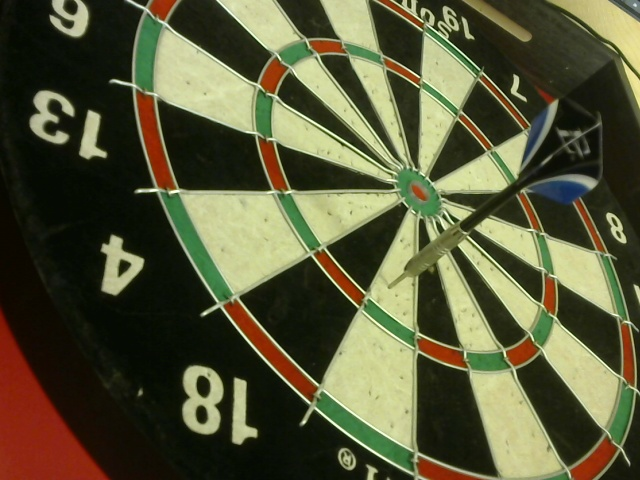
#> input picture Allan/dart_in_board.jpg, 640 x 480 px
$ python corner_detection_test.py
#> lines starting #> are read from the running program, lines starting #| are printed output that depends on the picture; after the words box and inside, x2 and y2 are one past the last pixel; in counts of white or black regions, pixels touching at a corner belong together; long printed decimals are rounded
import cv2
import os
import numpy as np
import matplotlib.pyplot as plt
import time
import math
import pickle

def dist(x1,y1, x2,y2, x3,y3): # x3,y3 is the point
    px = x2-x1
    py = y2-y1

    something = px*px + py*py

    u =  ((x3 - x1) * px + (y3 - y1) * py) / float(something)

    if u > 1:
        u = 1
    elif u < 0:
        u = 0

    x = x1 + u * px
    y = y1 + u * py

    dx = x - x3
    dy = y - y3

    # Note: If the actual distance does not matter,
    # if you only want to compare what this function
    # returns to other results of this function, you
    # can just return the squared distance instead
    # (i.e. remove the sqrt) to gain a little performance

    dist = math.sqrt(dx*dx + dy*dy)

    return dist


def filterCorners(corners, img):
    cornerdata = []
    tt = 0
    mean_corners = np.mean(corners, axis=0)
    print(f"Mean corners: {mean_corners}")
    for i in corners:
        xl, yl = i.ravel()
        # filter noise to only get dart arrow
        ## threshold important -> make accessible
        if abs(mean_corners[0][0] - xl) > 200: #originally set to 180
            cornerdata.append(tt)
        if abs(mean_corners[0][1] - yl) > 50: #originally set to 120
            cornerdata.append(tt)
        tt += 1
    corners_new = np.delete(corners, cornerdata, axis=0)  # delete corners to form new array

    # Display filtered corners
    for i in corners_new:
        xl, yl = i.ravel()
        cv2.circle(img, (xl, yl), 3, (0, 255, 0), -1)  # Green circles for filtered corners

    plt.imshow(cv2.cvtColor(img, cv2.COLOR_BGR2RGB))
    plt.title("Filtered Corners")
    plt.show()

    return corners_new

def filterCornersLine(corners, rows, cols, img):
    [vx, vy, x, y] = cv2.fitLine(corners, cv2.DIST_HUBER, 0, 0.1, 0.1)
    lefty = int((-x.item() * vy.item() / vx.item()) + y.item())
    righty = int(((cols - x.item()) * vy.item() / vx.item()) + y.item())

    print(f"lefty value is this {lefty}, righty value is {righty}")

    cornerdata = []
    tt = 0
    for i in corners:
        xl, yl = i.ravel()
        # check distance to fitted line, only draw corners within certain range
        distance = dist(0, lefty, cols - 1, righty, xl, yl)
        if distance > 20:  ## threshold important -> make accessible, intiali value 40
            cornerdata.append(tt)
        tt += 1
    corners_final = np.delete(corners, cornerdata, axis=0)  # delete corners to form new array

    # # Print the final corners
    # print("Filtered Corners:")
    # for corner in corners_final:
    #     print(corner.ravel())

    # Visualization
    for i in corners:
        xl, yl = i.ravel()
        cv2.circle(img, (xl, yl), 3, (255, 0, 0), -1)  # Red circles for original corners
    for i in corners_final:
        xl, yl = i.ravel()
        cv2.circle(img, (xl, yl), 3, (0, 255, 0), -1)  # Green circles for filtered corners
    cv2.line(img, (0, lefty), (cols - 1, righty), (0, 255, 255), 2)  # Yellow line for fitted line

    plt.imshow(cv2.cvtColor(img, cv2.COLOR_BGR2RGB))
    plt.title("Filtered Corners and Fitted Line")
    plt.show()

    return corners_final

def detectAndDisplayCorners(img):
    # Convert image to grayscale
    gray_img = cv2.cvtColor(img, cv2.COLOR_BGR2GRAY)

    # Apply GaussianBlur to the frame
    blur = cv2.GaussianBlur(gray_img, (5, 5), 0)

    # Apply threshold to the frame
    _, thresh = cv2.threshold(blur, 60, 255, cv2.THRESH_BINARY)

    # Shi-Tomasi corner detection function
    # We are detecting only 100 best corners here
    # You can change the number to get desired result.
    corners = cv2.goodFeaturesToTrack(blur, 640, 0.0008, 1, mask=None, blockSize=3, useHarrisDetector=1, k=0.08)

    # Convert corners values to integer
    # So that we will be able to draw circles on them
    corners = np.int64(corners)

    # Draw red color circles on all corners
    for i in corners:
        x, y = i.ravel()
        cv2.circle(img, (x, y), 3, (255, 0, 0), -1)

    # Display detected corners
    plt.imshow(cv2.cvtColor(img, cv2.COLOR_BGR2RGB))
    plt.title("Detected Corners")
    plt.show()

    return corners

# Example usage in main function
if __name__ == "__main__":
    # Construct the absolute path to the image file
    script_dir = os.path.dirname(__file__)
    image_path = os.path.join(script_dir, 'dart_in_board.jpg')

    # Verify the constructed path
    print(f"Attempting to read image from: {image_path}")

    # Open the image file
    img = cv2.imread(image_path)
#> img is the input picture: shape (480, 640, 3); mean B, G, R 57.3, 87.3, 87.3

    if img is None:
        print(f"Cannot read image from {image_path}")
        exit()

    # Detect and display corners
    corners = detectAndDisplayCorners(img)
#> in detectAndDisplayCorners, `_, thresh = cv2.threshold(blur, 60, 255, cv2.THRESH_BINARY)`:
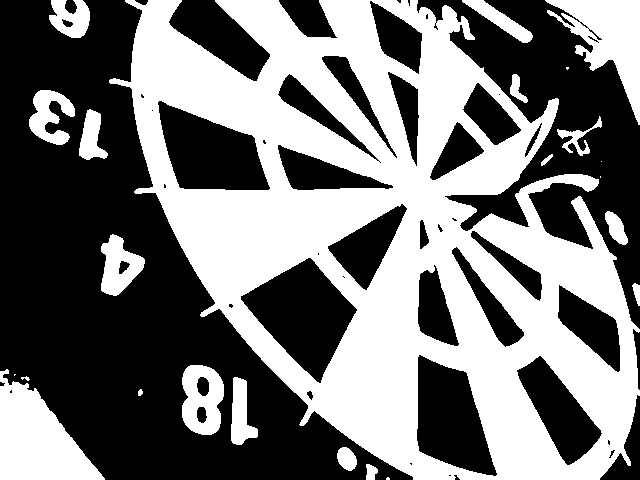
#> thresh: shape (480, 640); 46.6% white; 24 white regions (5 under 20 px), largest, box (x1, y1, x2, y2) and area: (109, 0, 640, 480) 120394, (0, 369, 105, 480) 6568, (545, 0, 640, 125) 5138
#> in detectAndDisplayCorners, `corners = cv2.goodFeaturesToTrack(blur, 640, 0.0008, 1, mask=None, blo..`: corners = 640 rows, first 8: [202, 314], [514, 75], [137, 191], [302, 423], [635, 286], [525, 100], [409, 7], [215, 303]
#> the loop in detectAndDisplayCorners, `for i in corners:` made 640 passes
#> after the loop in detectAndDisplayCorners, `for i in corners:`:
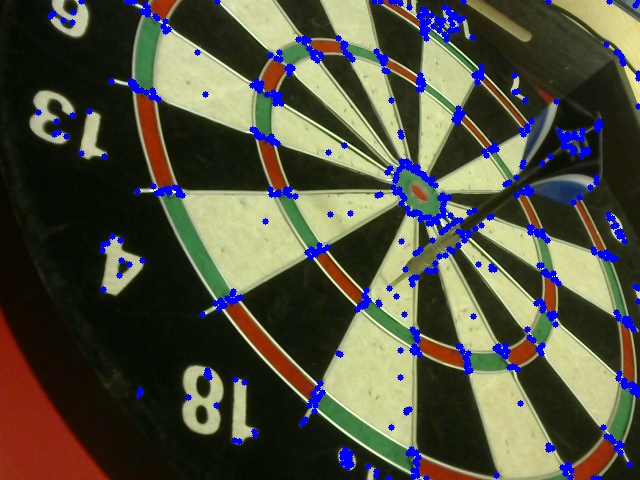
#> img: shape (480, 640, 3); 4.77% of pixels changed, all inside (x1, y1, x2, y2) = (35, 0, 640, 480)


    # Convert image to grayscale
    gray_img = cv2.cvtColor(img, cv2.COLOR_BGR2GRAY)

    # Apply GaussianBlur to the frame
    blur = cv2.GaussianBlur(gray_img, (5, 5), 0)
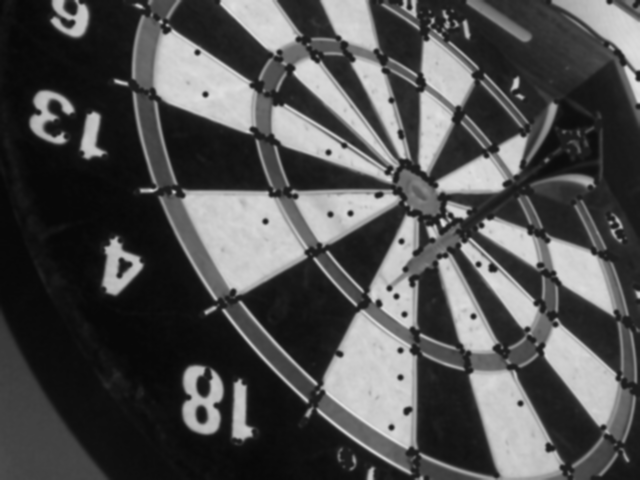
#> blur: shape (480, 640); min 7, max 223, mean 79.3

    # Apply threshold to the frame
    _, thresh = cv2.threshold(blur, 60, 255, cv2.THRESH_BINARY)
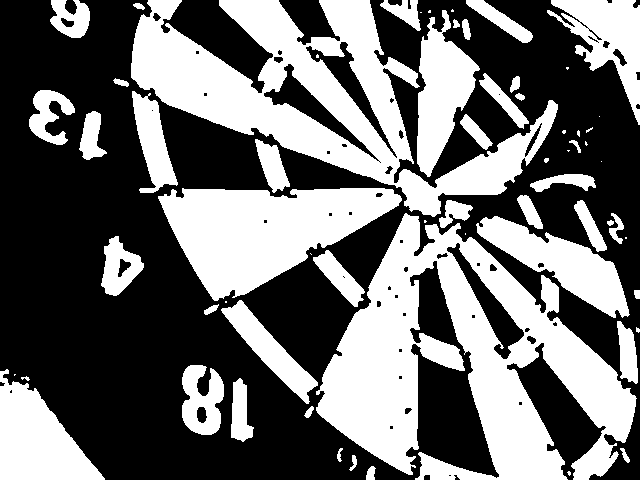
#> thresh: shape (480, 640); 42.9% white; 64 white regions (20 under 20 px), largest, box (x1, y1, x2, y2) and area: (316, 213, 637, 480) 39619, (131, 0, 558, 217) 31468, (158, 188, 402, 301) 15851


    # Filter and display corners
    filtered_corners = filterCorners(corners, img)
#> in filterCorners, `mean_corners = np.mean(corners, axis=0)`: mean_corners = [[405.7, 213.6]]
#| Mean corners: [[405.728 213.606 ]]
#> the loop in filterCorners, `for i in corners:` made 640 passes
#> after the loop in filterCorners, `for i in corners:`: cornerdata = 605 values from 0 to 639; tt = 640
#> in filterCorners, `corners_new = np.delete(corners, cornerdata, axis=0)`: corners_new = 133 rows, first 8: [270, 189], [475, 228], [529, 227], [393, 187], [289, 189], [443, 215], [445, 229], [310, 257]
#> the loop in filterCorners, `for i in corners_new:` made 133 passes
#> (xl, yl) on passes 1 to 12: (270, 189), (475, 228), (529, 227), (393, 187), (289, 189), (443, 215), (445, 229), (310, 257), (407, 208), (460, 220), (531, 227), (516, 177)
#> after the loop in filterCorners, `for i in corners_new:`:
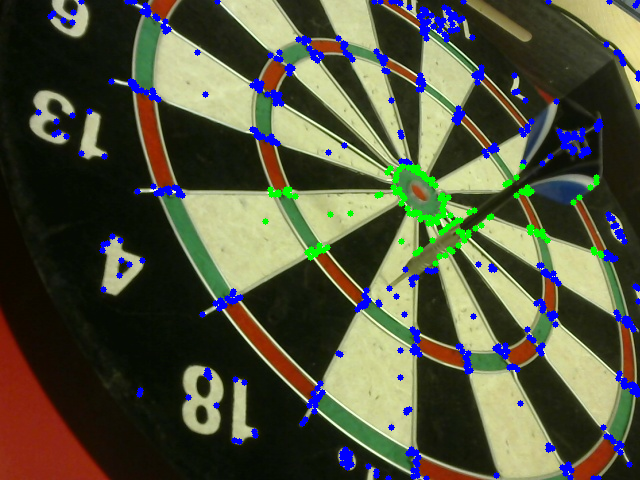
#> img: shape (480, 640, 3); 1.03% of pixels changed, all inside (x1, y1, x2, y2) = (262, 163, 605, 267)
#> filtered_corners has the same summary as corners_new in filterCorners

    # Further filter corners using line fitting
    rows, cols = img.shape[:2]
#> rows = 480; cols = 640
    final_corners = filterCornersLine(filtered_corners, rows, cols, img)
#> in filterCornersLine, `[vx, vy, x, y] = cv2.fitLine(corners, cv2.DIST_HUBER, 0, 0.1, 0.1)`: vx = [0.992]; vy = [0.129]; x = [413.4]; y = [211.7]
#> in filterCornersLine, `lefty = int((-x.item() * vy.item() / vx.item()) + y.item())`: lefty = 157
#> in filterCornersLine, `righty = int(((cols - x.item()) * vy.item() / vx.item()) + y.item())`: righty = 241
#| lefty value is this 157, righty value is 241
#> the loop in filterCornersLine, `for i in corners:` made 133 passes
#> i on passes 16 to 27: [[437, 222]], [[285, 192]], [[521, 191]], [[420, 219]], [[323, 250]], [[327, 247]], [[593, 249]], [[431, 183]], [[450, 215]], [[542, 231]], [[417, 167]], [[320, 250]]
#> (xl, yl) on passes 1 to 6: (270, 189), (475, 228), (529, 227), (393, 187), (289, 189), (443, 215)
#> the loop in filterCornersLine, `for i in corners:` made 133 passes
#> the loop in filterCornersLine, `for i in corners_final:` made 73 passes
#> after the loop in filterCornersLine, `for i in corners_final:`:
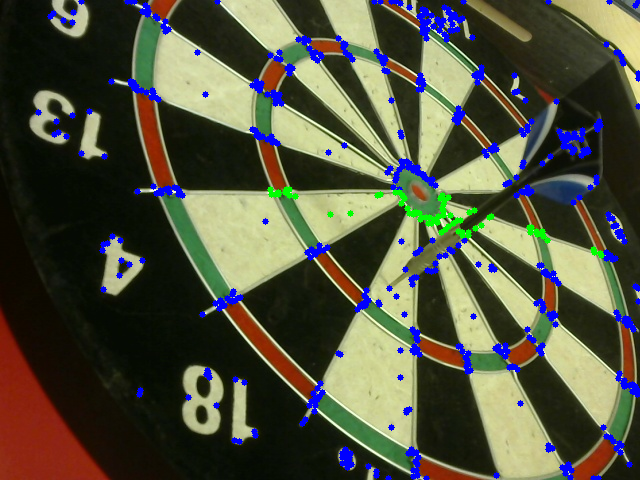
#> img: shape (480, 640, 3); 0.56% of pixels changed, all inside (x1, y1, x2, y2) = (267, 186, 605, 259)
#> in filterCornersLine, `cv2.line(img, (0, lefty), (cols - 1, righty), (0, 255, 255), 2)`:
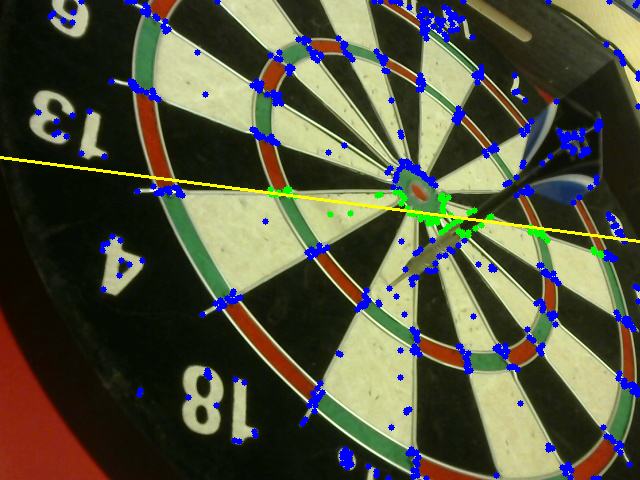
#> img: shape (480, 640, 3); 0.62% of pixels changed, all inside (x1, y1, x2, y2) = (0, 156, 640, 243)

    # De-allocate any associated memory usage
    if cv2.waitKey(0) & 0xff == 27:
#> (key Esc is pressed here)
        cv2.destroyAllWindows()

$ run again, with Allan/20241117_18h25m53s_grim.png saved as Allan/dart_in_board.jpg
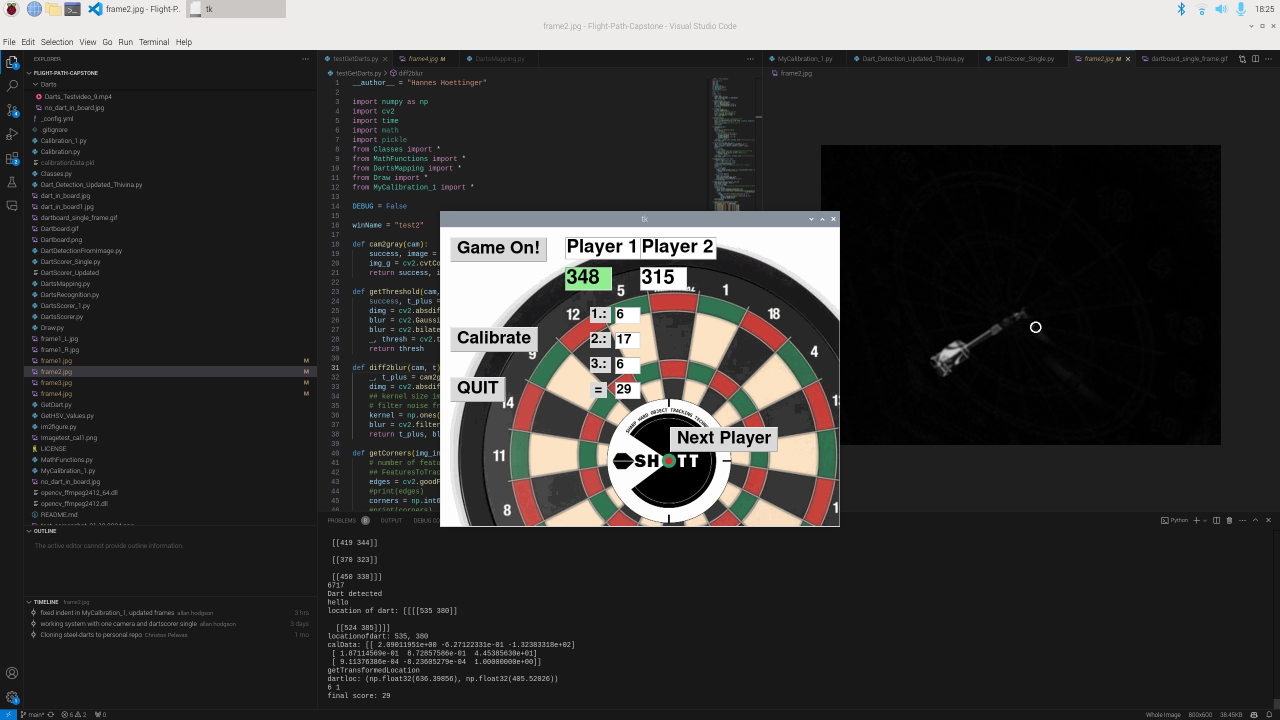
#> input picture Allan/20241117_18h25m53s_grim.png, 2560 x 1440 px (shown at 1/2 size)
#> img is the input picture: shape (1440, 2560, 3); mean B, G, R 54.3, 55.2, 55.9
#> in detectAndDisplayCorners, `_, thresh = cv2.threshold(blur, 60, 255, cv2.THRESH_BINARY)`:
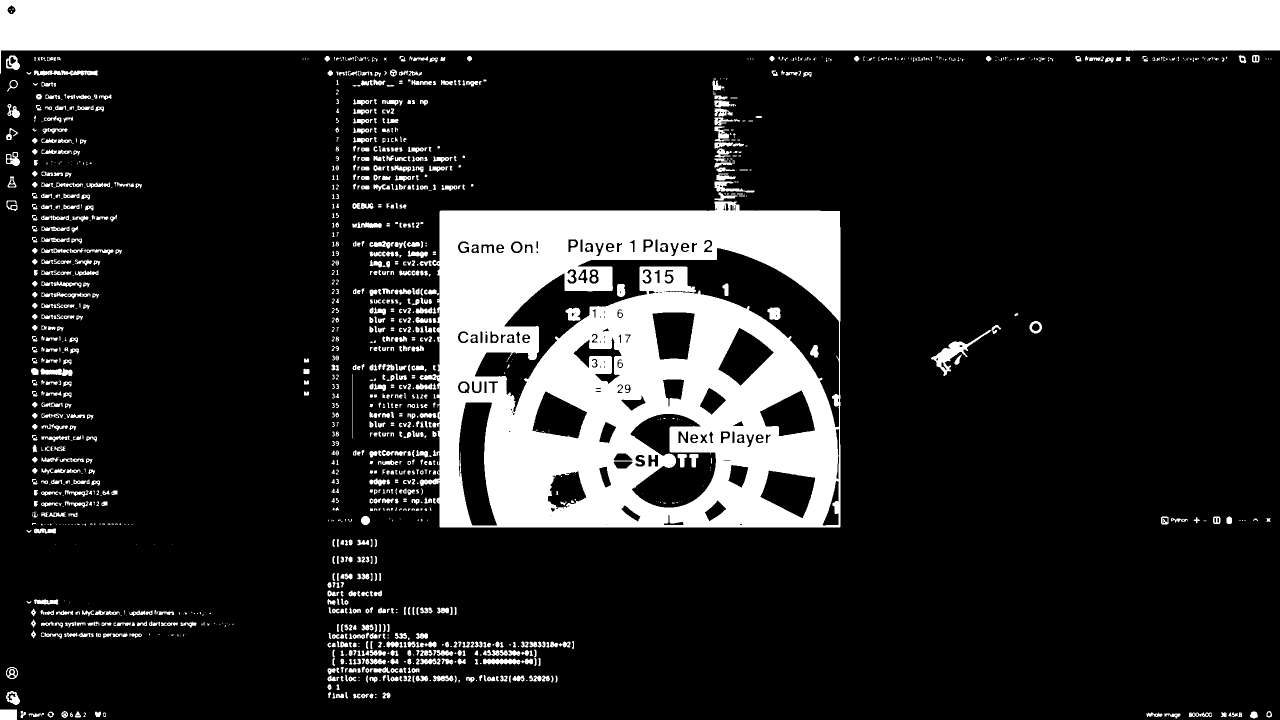
#> thresh: shape (1440, 2560) (shown at 1/2 size); 19.4% white; 1517 white regions (438 under 20 px), largest, box (x1, y1, x2, y2) and area: (839, 403, 1681, 1055) 360312, (0, 0, 2560, 148) 258469, (1862, 650, 2002, 752) 2236
#> in detectAndDisplayCorners, `corners = cv2.goodFeaturesToTrack(blur, 640, 0.0008, 1, mask=None, blo..`: corners = 640 rows, first 8: [1372, 491], [1222, 491], [1217, 491], [1367, 491], [1241, 669], [1393, 486], [1245, 785], [1243, 486]
#> the loop in detectAndDisplayCorners, `for i in corners:` made 640 passes
#> mean_corners = [[1181, 703.6]]
#| Mean corners: [[1181.034  703.556 ]]
#> the loop in filterCorners, `for i in corners:` made 640 passes
#> after the loop in filterCorners, `for i in corners:`: cornerdata = 776 values from 0 to 639; tt = 640
#> corners_new = 76 rows, first 8: [1241, 669], [1241, 685], [1249, 669], [1253, 685], [1260, 669], [1255, 672], [1235, 672], [1244, 720]
#> the loop in filterCorners, `for i in corners_new:` made 76 passes
#> filtered_corners has the same summary as corners_new in filterCorners
#> in filterCornersLine, `[vx, vy, x, y] = cv2.fitLine(corners, cv2.DIST_HUBER, 0, 0.1, 0.1)`: vx = [0.981]; vy = [0.195]; x = [1074.9]; y = [684]
#> lefty = 470
#> righty = 979
#| lefty value is this 470, righty value is 979
#> the loop in filterCornersLine, `for i in corners:` made 76 passes
#> i on passes 16 to 23: [[1209, 674]], [[1238, 723]], [[1028, 685]], [[1184, 684]], [[1050, 674]], [[1022, 673]], [[1194, 684]], [[1184, 731]]
#> the loop in filterCornersLine, `for i in corners:` made 76 passes
#> the loop in filterCornersLine, `for i in corners_final:` made 44 passes
#> i on passes 1 to 8: [[1244, 720]], [[1049, 680]], [[1240, 728]], [[1240, 732]], [[1054, 674]], [[1209, 724]], [[1238, 723]], [[1028, 685]]
#> in filterCornersLine, `cv2.line(img, (0, lefty), (cols - 1, righty), (0, 255, 255), 2)`:
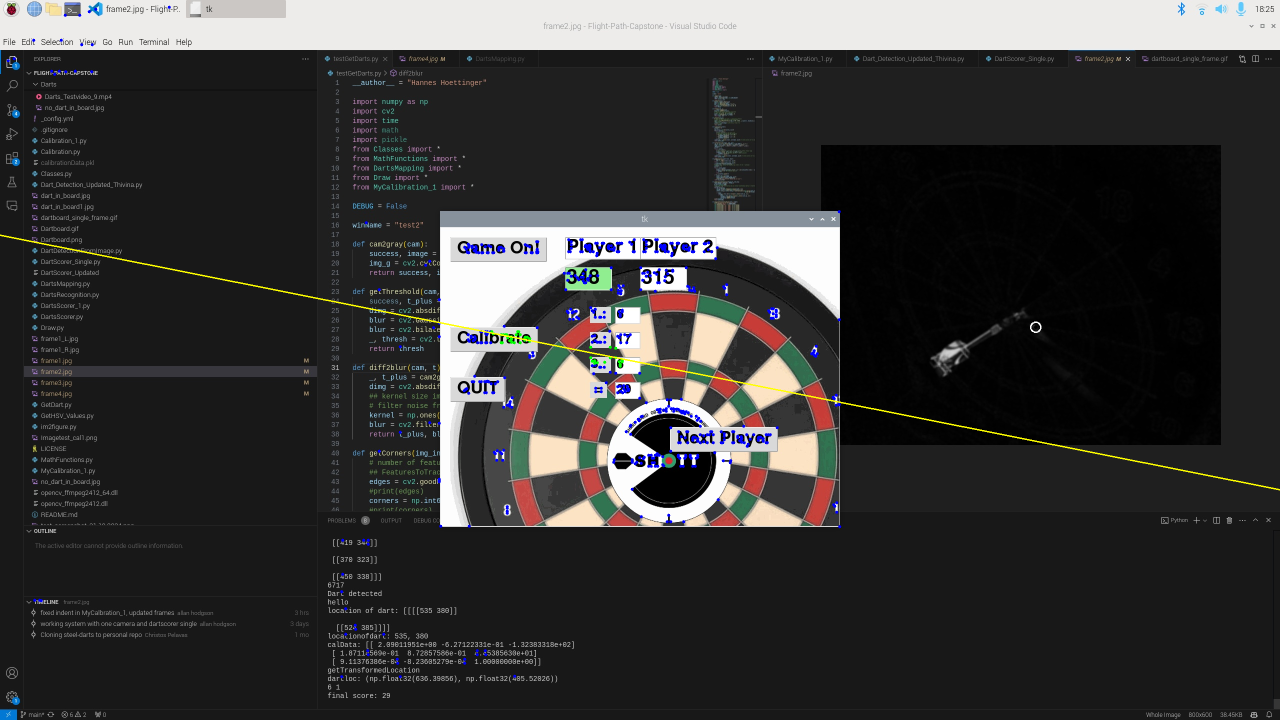
#> img: shape (1440, 2560, 3) (shown at 1/2 size); mean B, G, R 54.7, 55.1, 55.7
